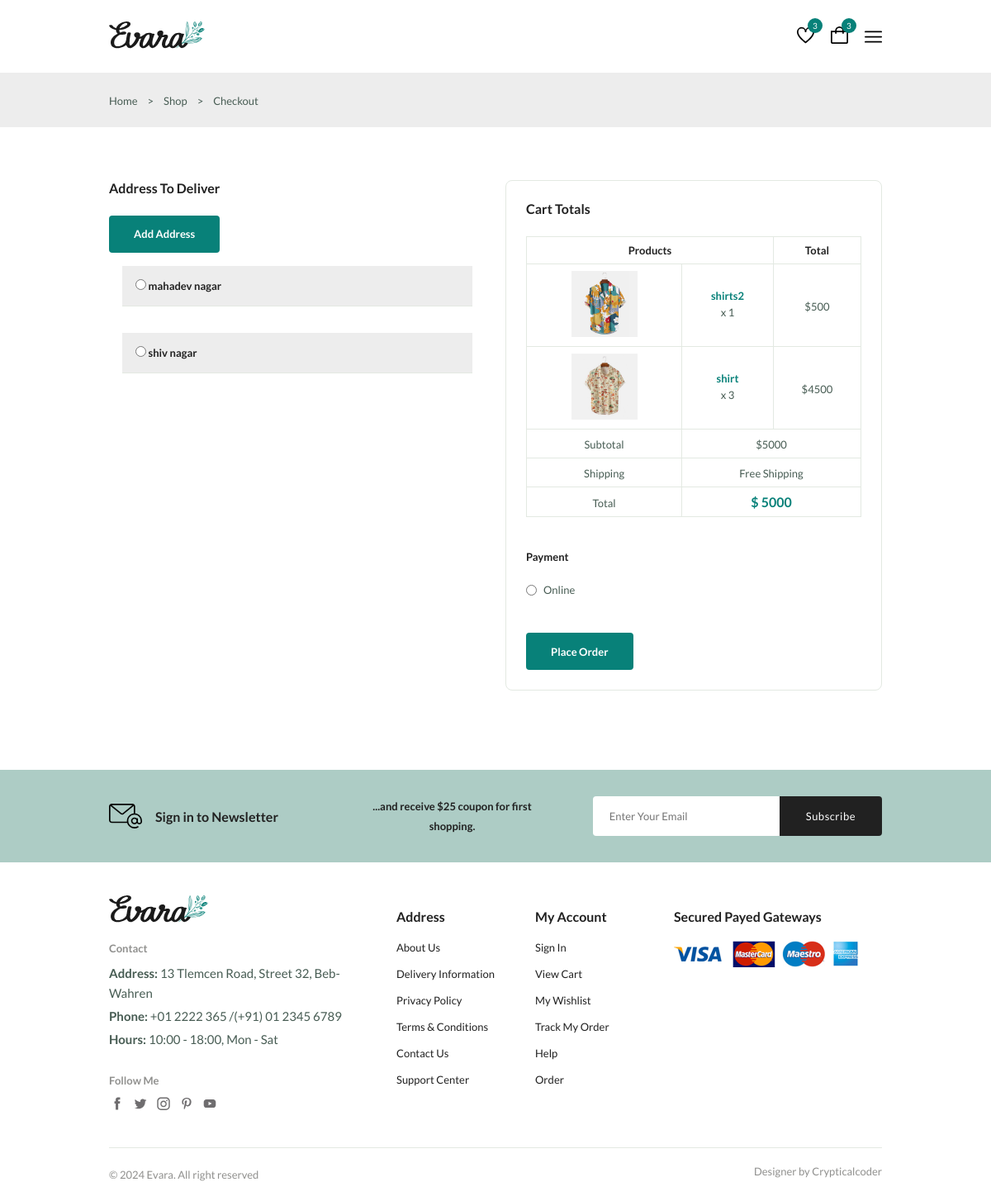
The app's page /checkout (signed in) with its own data.
### myapp/models.py (models this page shows)
class UserAddress(models.Model):
    user = models.ForeignKey(User,on_delete=models.CASCADE)
    address = models.CharField(max_length=200)

class Cart(models.Model):
    user = models.ForeignKey(User,on_delete=models.CASCADE)
    product=models.ForeignKey(Product,on_delete=models.CASCADE)
    qty = models.IntegerField()
    def total_price(self):
        return self.qty*self.product.price

class Product(models.Model):
    category=models.ForeignKey(Category,on_delete=models.CASCADE)
    productname=models.CharField(max_length=100)
    price=models.IntegerField()
    qty=models.IntegerField(default=0)
    productImage=models.ImageField(upload_to='product')
    description=models.TextField()

### myapp/views.py (the view)
# urls.py: path('checkout',checkout,name='checkout'),
@login_required(login_url="loginregister")
def checkout(request):
    cartdata = Cart.objects.filter(user=request.user)
    addressdata = UserAddress.objects.filter(user=request.user)
    sum = 0
    for cart in cartdata:
        sum += cart.qty*cart.product.price
    return render(request,"checkout.html",{"carts":cartdata,"total":sum,"addresses":addressdata})

### myapp/templates/checkout.html (shortened to what this page needs)
{%extends 'base.html'%}
{%block 'body'%}
      <section class="breadcrumb">
        <ul class="breadcrumb__list flex container">
          <li><a href="index.html" class="breadcrumb__link">Home</a></li>
          <li><span class="breadcrumb__link">></span></li>
          <li><span class="breadcrumb__link">Shop</span></li>
          <li><span class="breadcrumb__link">></span></li>
          <li><span class="breadcrumb__link">Checkout</span></li>
        </ul>
      </section>
      <section class="checkout section--lg">
        <div class="checkout__container container grid">
          <div class="checkout__group">
            <h3 class="section__title">Address To Deliver</h3>
            <a href="{%url 'accounts'%}" class="btn btn--md">Add Address</a>
            {%for adr in addresses%}
            <div class='tab__body'><h3 class='tab__header'>
              <input type="radio" value="{{adr.id}}" name="address" id="adr"> {{adr.address}}
            </h3></div>
            {%endfor%}
          </div>
          <div class="checkout__group">
            <h3 class="section__title">Cart Totals</h3>
            <table class="order__table">
              <thead>
                <tr>
                  <th colspan="2">Products</th>
                  <th>Total</th>
                </tr>
              </thead>
              <tbody>
                {%for cart in carts%}
                <tr>
                  <td>
                    <img
                      src="media/{{cart.product.productImage}}"
                      alt=""
                      class="order__img"
                    />
                  </td>
                  <td>
                    <h3 class="table__title">{{cart.product.productname}}</h3>
                    <p class="table__quantity">x {{cart.qty}}</p>
                  </td>
                  <td><span class="table__price">${{cart.total_price}}</span></td>
                </tr>
               {%endfor%}
                <tr>
                  <td><span class="order__subtitle">Subtotal</span></td>
                  <td colspan="2"><span class="table__price">${{total}}</span></td>
                </tr>
                <tr>
                  <td><span class="order__subtitle">Shipping</span></td>
                  <td colspan="2">
                    <span class="table__price">Free Shipping</span>
                  </td>
                </tr>
                <tr>
                  <td><span class="order__subtitle">Total</span></td>
                  <td colspan="2">
                    <span class="order__grand-total">$<span id="amt"> {{total}}</span></span>
                  </td>
                </tr>
              </tbody>
            </table>
            <div class="payment__methods">
              <h3 class="checkout__title payment__title">Payment</h3>
              <div class="payment__option flex">
                <input
                  type="radio"
                  name="radio"
                  id="l3"
                  class="payment__input"
                  value="Online"
                />
                <label for="l3" class="payment__label">Online</label>
              </div>
            </div>
            <button class="btn btn--md"  id="makepayment">Place Order</button>
          </div>
        </div>
      </section>
   {%endblock 'body'%}

### records on screen
UserAddress: address "mahadev nagar"
UserAddress: address "shiv nagar"
Cart: product.productImage (picture), product.productname "shirts2", qty "1", total_price "500"
Cart: product.productImage (picture), product.productname "shirt", qty "3", total_price "4500"

### other values on screen
{{ total }} "5000"
